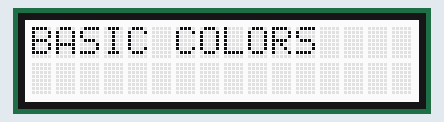
This sketch was run on a simulated Arduino Uno, built with avr-gcc and run on an emulated ATmega328P. Shown: 16×2 character LCD. What the sketch prints to the serial monitor is not drawn.

Above: at 0.1 s.
At 4.2 s:
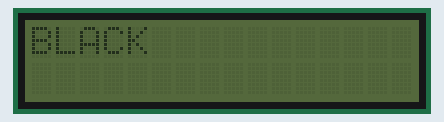
At 9.2 s:
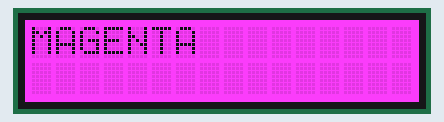
At 18.3 s:
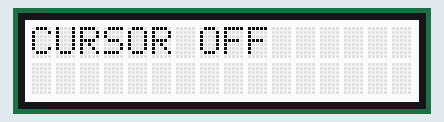
At 28.3 s:
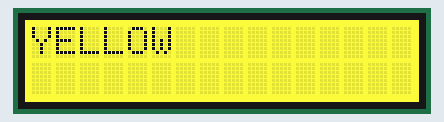
At 38.4 s:
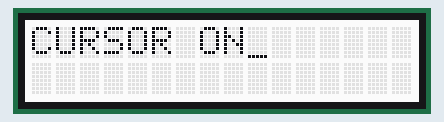

Measured:
- what the display in image 1 shows lasts 1.0 s, from 4.1 s to 5.1 s

The sketch:

lcd_rgg_display.ino
```cpp
#include <rgb_lcd.h>
#include <Wire.h>

rgb_lcd lcd; //declare an object of type rgb_lcd

void setup()
{
  // initialize lcd
  lcd.begin(16,2);

  //initalize serial moitor
  Serial.begin(9600);


  //set cursor to the first line (column,row)
  lcd.setCursor(0,0);

/*
  //turning on autoscroll
  lcd.autoscroll();

  char scrollText[] = "AUTOSCROLLING EXAMPLE";
  for(int i = 0 ; scrollText[i] != '\0' ; ++i)
    {

    lcd.print(scrollText[i]);
    Serial.print(scrollText[i]);
    delay(500);
    }

  //turning off autoscroll
  lcd.noAutoscroll();
*/


}

void breath(unsigned char color)
{

    for(int i=0; i<255; i++)
    {
        lcd.setPWM(color, i);
        delay(5);
    }

    delay(500);
    for(int i=254; i>=0; i--)
    {
        lcd.setPWM(color, i);
        delay(5);
    }

    delay(500);
}


void loop()
{

  lcd.print("BASIC COLORS");
  Serial.println("BASIC COLORS");
  Serial.println();
  delay(1000);
  lcd.clear();
  //changing color(R,G,B) each with values 0-255

  //Color RED
  lcd.setRGB(255,0,0);
  lcd.print("RED");
  Serial.println("RED");
  delay(1000);
  lcd.clear();

  //Color GREEN
  lcd.setRGB(0,128,0);
  lcd.print("GREEN");
  Serial.println("GREEN");
  delay(1000);
  lcd.clear();

  //Color BLUE
  lcd.setRGB(0,0,255);
  lcd.print("BLUE");
  Serial.println("BLUE");
  delay(1000);
  lcd.clear();


  //Color BLACK
  lcd.setRGB(0,0,0);
  lcd.print("BLACK");
  Serial.println("BLACK");
  delay(1000);
  lcd.clear();

  //Color WHITE
  lcd.setRGB(255,255,255);
  lcd.print("WHITE");
  Serial.println("WHITE");
  delay(1000);
  lcd.clear();

  //Color LIME
  lcd.setRGB(0,255,0);
  lcd.print("LIME");
  Serial.println("LIME");
  delay(1000);
  lcd.clear();

  //Color YELLOW
  lcd.setRGB(255,255,0);
  lcd.print("YELLOW");
  Serial.println("YELLOW");
  delay(1000);
  lcd.clear();

  //Color AQUA
  lcd.setRGB(0,255,255);
  lcd.print("AQUA");
  Serial.println("AQUA");
  delay(1000);
  lcd.clear();

  //Color MAGENTA
  lcd.setRGB(255,0,255);
  lcd.print("MAGENTA");
  Serial.println("MAGENTA");
  delay(1000);
  lcd.clear();

  //Color SILVER
  lcd.setRGB(192,192,192);
  lcd.print("SILVER");
  Serial.println("SILVER");
  delay(1000);
  lcd.clear();

  //Color GRAY
  lcd.setRGB(128,128,128);
  lcd.print("GRAY");
  Serial.println("GRAY");
  delay(1000);
  lcd.clear();

  //Color MAROON
  lcd.setRGB(128,0,0);
  lcd.print("MAROON");
  Serial.println("MAROON");
  delay(1000);
  lcd.clear();

  //Color OLIVE
  lcd.setRGB(128,128,0);
  lcd.print("OLIVE");
  Serial.println("OLIVE");
  delay(1000);
  lcd.clear();

  //Color PURPLE
  lcd.setRGB(128,0,128);
  lcd.print("PURPLE");
  Serial.println("PURPLE");
  delay(1000);
  lcd.clear();

  //Color TEAL
  lcd.setRGB(0,128,128);
  lcd.print("TEAL");
  Serial.println("TEAL");
  delay(1000);
  lcd.clear();

  //Color NAVY
  lcd.setRGB(0,0,128);
  lcd.print("NAVY");
  Serial.println("NAVY");
  delay(1000);
  lcd.clear();


  lcd.setRGB(255,255,255);


  Serial.println();
  Serial.println("CURSOR MODE");
  Serial.println();
  //Turning Cursor on
  lcd.cursor();
  lcd.print("CURSOR ON");
  Serial.println("CURSOR ON");
  delay(1000);
  lcd.clear();

  //Turning Cursor off
  lcd.noCursor();
  lcd.print("CURSOR OFF");
  Serial.println("CURSOR OFF");
  delay(1000);
  lcd.clear();

  Serial.println();
  Serial.println("DISPLAY MODE");
  Serial.println();
  // Turn off the display:
  lcd.noDisplay();
  Serial.println("DISPLAY OFF");
  delay(1000);
  // Turn on the display:
  lcd.display();
  Serial.println("DISPLAY ON");
  delay(1000);


}
```
